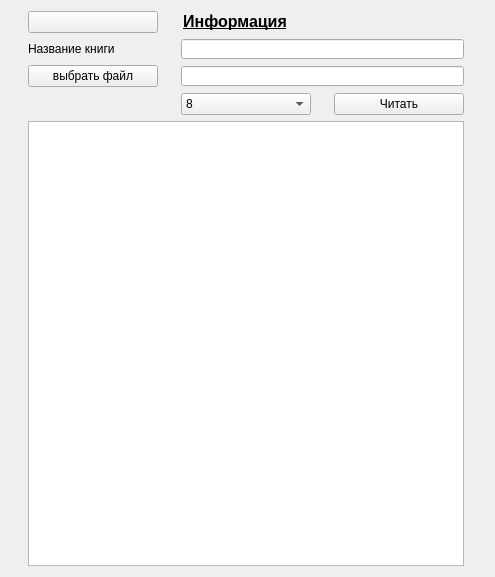
<?xml version="1.0" encoding="UTF-8"?>
<ui version="4.0">
 <class>Form</class>
 <widget class="QWidget" name="Form">
  <property name="geometry">
   <rect>
    <x>0</x>
    <y>0</y>
    <width>495</width>
    <height>577</height>
   </rect>
  </property>
  <property name="windowTitle">
   <string>Read</string>
  </property>
  <layout class="QGridLayout" name="gridLayout">
   <item row="3" column="0">
    <widget class="QPushButton" name="openfbtn">
     <property name="maximumSize">
      <size>
       <width>130</width>
       <height>23</height>
      </size>
     </property>
     <property name="text">
      <string>выбрать файл</string>
     </property>
    </widget>
   </item>
   <item row="0" column="0">
    <widget class="QPushButton" name="pushButton">
     <property name="text">
      <string/>
     </property>
    </widget>
   </item>
   <item row="3" column="1" colspan="2">
    <widget class="QLineEdit" name="fileedt">
     <property name="maximumSize">
      <size>
       <width>300</width>
       <height>20</height>
      </size>
     </property>
    </widget>
   </item>
   <item row="0" column="1" colspan="2">
    <widget class="QLabel" name="label_3">
     <property name="maximumSize">
      <size>
       <width>108</width>
       <height>19</height>
      </size>
     </property>
     <property name="text">
      <string>&lt;html&gt;&lt;head/&gt;&lt;body&gt;&lt;p align=&quot;center&quot;&gt;&lt;span style=&quot; font-size:12pt; font-weight:600; text-decoration: underline;&quot;&gt;Информация&lt;/span&gt;&lt;/p&gt;&lt;/body&gt;&lt;/html&gt;</string>
     </property>
    </widget>
   </item>
   <item row="4" column="0">
    <widget class="QLabel" name="wronglbl">
     <property name="text">
      <string/>
     </property>
    </widget>
   </item>
   <item row="4" column="2">
    <widget class="QPushButton" name="readbtn">
     <property name="maximumSize">
      <size>
       <width>130</width>
       <height>23</height>
      </size>
     </property>
     <property name="whatsThis">
      <string>&lt;html&gt;&lt;head/&gt;&lt;body&gt;&lt;p&gt;&lt;span style=&quot; font-size:11pt; font-weight:600;&quot;&gt;Чиать&lt;/span&gt;&lt;/p&gt;&lt;/body&gt;&lt;/html&gt;</string>
     </property>
     <property name="text">
      <string>Читать</string>
     </property>
    </widget>
   </item>
   <item row="2" column="1" colspan="2">
    <widget class="QLineEdit" name="titleedt">
     <property name="maximumSize">
      <size>
       <width>300</width>
       <height>20</height>
      </size>
     </property>
    </widget>
   </item>
   <item row="2" column="0">
    <widget class="QLabel" name="label">
     <property name="maximumSize">
      <size>
       <width>130</width>
       <height>16</height>
      </size>
     </property>
     <property name="text">
      <string>Название книги</string>
     </property>
    </widget>
   </item>
   <item row="4" column="1">
    <widget class="QComboBox" name="comboBox">
     <property name="maximumSize">
      <size>
       <width>130</width>
       <height>23</height>
      </size>
     </property>
     <property name="whatsThis">
      <string>&lt;html&gt;&lt;head/&gt;&lt;body&gt;&lt;p align=&quot;center&quot;&gt;&lt;br/&gt;&lt;/p&gt;&lt;/body&gt;&lt;/html&gt;</string>
     </property>
     <item>
      <property name="text">
       <string>8</string>
      </property>
     </item>
     <item>
      <property name="text">
       <string>10</string>
      </property>
     </item>
     <item>
      <property name="text">
       <string>12</string>
      </property>
     </item>
     <item>
      <property name="text">
       <string>15</string>
      </property>
     </item>
     <item>
      <property name="text">
       <string>20</string>
      </property>
     </item>
     <item>
      <property name="text">
       <string>24</string>
      </property>
     </item>
     <item>
      <property name="text">
       <string>30</string>
      </property>
     </item>
    </widget>
   </item>
   <item row="5" column="0" colspan="3">
    <widget class="QPlainTextEdit" name="plainTextEdit"/>
   </item>
  </layout>
 </widget>
 <resources/>
 <connections/>
</ui>
